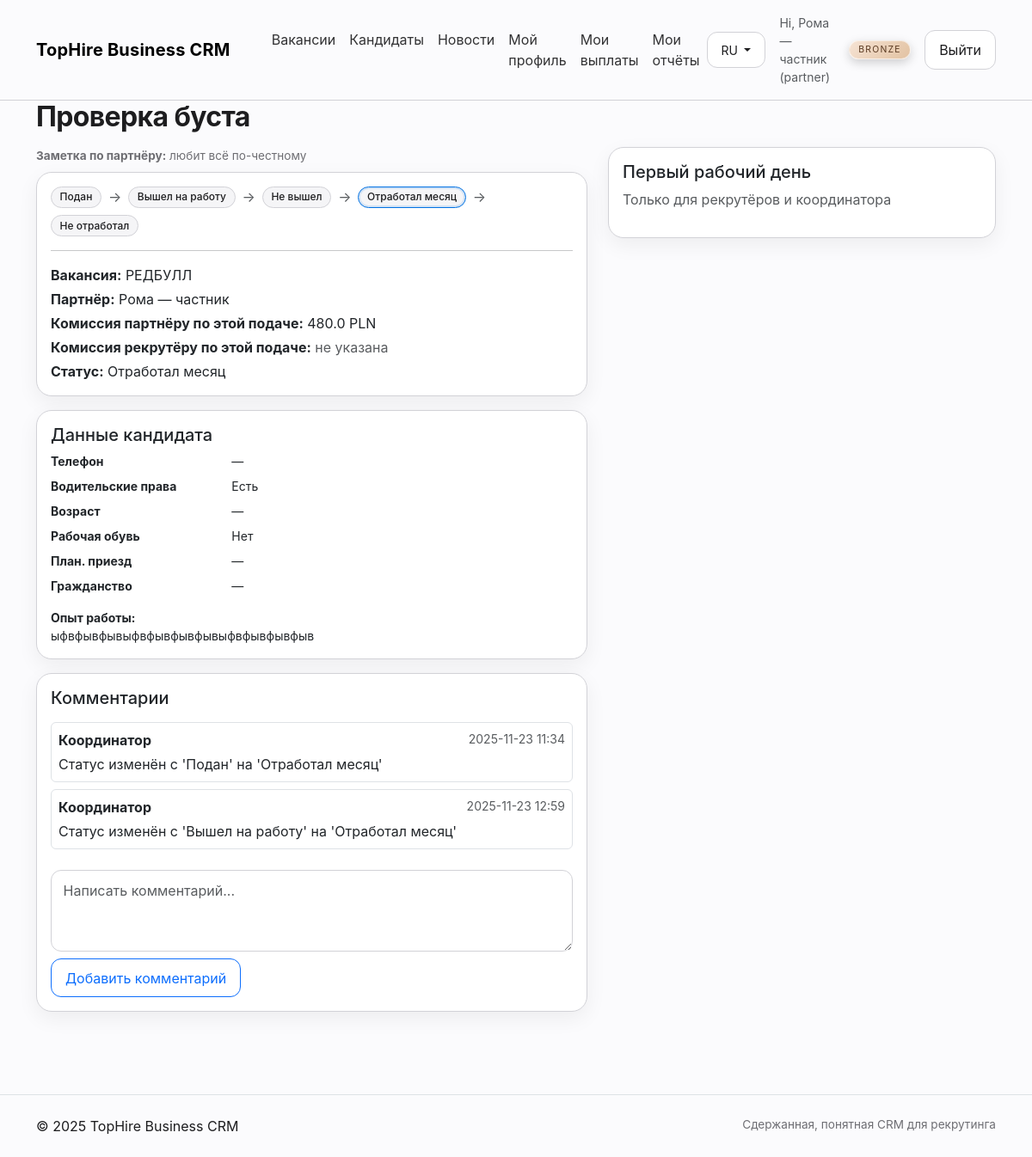
Screenshot of /candidates/2 (signed in) with the database file from the repository.
### models.py (models this page shows, shortened)
class Base(DeclarativeBase):
    pass

class User(Base):
    __tablename__ = "users"
    id: Mapped[int] = mapped_column(primary_key=True)
    name: Mapped[str] = mapped_column(String(180))
    email: Mapped[str] = mapped_column(String(255), unique=True, index=True)
    password_hash: Mapped[str] = mapped_column(String(255))
    role: Mapped[str] = mapped_column(String(32))  # coordinator|recruiter|partner
    is_active: Mapped[bool] = mapped_column(Boolean, default=True)
    note: Mapped[str] = mapped_column(Text, default="")
    is_blocked: Mapped[bool] = mapped_column(Boolean, default=False)
    bank_account: Mapped[str] = mapped_column(String(255), default="")
    bank_name: Mapped[str] = mapped_column(String(255), default="")
    company_name: Mapped[str] = mapped_column(String(255), default="")
    tax_id: Mapped[str] = mapped_column(String(100), default="")
    address: Mapped[str] = mapped_column(Text, default="")
    payout_note: Mapped[str] = mapped_column(Text, default="")
    created_at: Mapped[datetime] = mapped_column(DateTime, default=datetime.utcnow)

class Candidate(Base):
    __tablename__ = "candidates"
    id: Mapped[int] = mapped_column(primary_key=True)
    job_id: Mapped[int] = mapped_column(ForeignKey("jobs.id"))
    submitter_id: Mapped[int] = mapped_column(ForeignKey("users.id"))
    full_name: Mapped[str] = mapped_column(String(200))
    phone: Mapped[str] = mapped_column(String(100), default="")
    email: Mapped[str] = mapped_column(String(200), default="")
    cv_url: Mapped[str] = mapped_column(String(400), default="")
    notes: Mapped[str] = mapped_column(Text, default="")
    status: Mapped[str] = mapped_column(String(32), default="Подан")
    partner_fee_offer: Mapped[float] = mapped_column(Float, default=0.0)
    recruiter_fee_offer: Mapped[float] = mapped_column(Float, default=0.0)
    created_at: Mapped[datetime] = mapped_column(DateTime, default=datetime.utcnow)

class Job(Base):
    __tablename__ = "jobs"
    id: Mapped[int] = mapped_column(primary_key=True)
    title: Mapped[str] = mapped_column(String(200))
    location: Mapped[str] = mapped_column(String(200), default="")
    description: Mapped[str] = mapped_column(Text, default="")
    short_description: Mapped[str] = mapped_column(String(255), default="")
    status: Mapped[str] = mapped_column(String(32), default="active")
    priority: Mapped[str] = mapped_column(String(32), default="normal")  # urgent|normal|low
    gender_preference: Mapped[str] = mapped_column(String(32), default="")  # m/f/any, хранится как текст
    age_to: Mapped[int] = mapped_column(Integer, default=0)  # 0 = без ограничения
    partner_fee_amount: Mapped[float] = mapped_column(Float, default=0.0)
    recruiter_fee_amount: Mapped[float] = mapped_column(Float, default=0.0)
    promo_multiplier: Mapped[float] = mapped_column(Float, default=1.0)
    promo_label: Mapped[str] = mapped_column(String(255), default="")
    created_at: Mapped[datetime] = mapped_column(DateTime, default=datetime.utcnow)

class CandidateProfile(Base):
    __tablename__ = "candidate_profiles"
    id: Mapped[int] = mapped_column(primary_key=True)
    candidate_id: Mapped[int] = mapped_column(ForeignKey("candidates.id"), unique=True)
    has_driver_license: Mapped[bool] = mapped_column(Boolean, default=False)
    work_experience: Mapped[str] = mapped_column(Text, default="")
    age: Mapped[int] = mapped_column(nullable=True)
    has_work_shoes: Mapped[bool] = mapped_column(Boolean, default=False)
    planned_arrival: Mapped[datetime] = mapped_column(DateTime, nullable=True)
    citizenship: Mapped[str] = mapped_column(String(200), default="")

class CandidateComment(Base):
    __tablename__ = "candidate_comments"
    id: Mapped[int] = mapped_column(primary_key=True)
    candidate_id: Mapped[int] = mapped_column(ForeignKey("candidates.id"))
    author_id: Mapped[int] = mapped_column(ForeignKey("users.id"))
    text: Mapped[str] = mapped_column(Text)
    created_at: Mapped[datetime] = mapped_column(DateTime, default=datetime.utcnow)

### app.py (the view)
@app.route("/candidates/<int:cand_id>")
@login_required
def candidate_view(cand_id):
    c = (db.session.query(Candidate,
        case((Job.status=="active", Job.title), else_=None).label("job_title"),
        Job.partner_fee_amount.label("partner_fee_amount"),
        Job.recruiter_fee_amount.label("recruiter_fee_amount"),
        User.name.label("partner_name"),
        User.note.label("partner_note"),
        User.is_blocked.label("partner_blocked"))
        .join(Job, Candidate.job_id==Job.id)
        .join(User, User.id==Candidate.submitter_id)
        .filter(Candidate.id==cand_id)
        .first())
    if not c: abort(404)
    p = db.session.query(Placement).filter(Placement.candidate_id==cand_id).first()
    profile = db.session.query(CandidateProfile).filter(CandidateProfile.candidate_id==cand_id).first()
    cand_docs = (db.session.query(CandidateDoc)
        .filter(CandidateDoc.candidate_id==cand_id)
        .order_by(CandidateDoc.uploaded_at.desc())
        .all())
    comments = (db.session.query(CandidateComment, User.name.label("author_name"))
        .join(User, User.id==CandidateComment.author_id)
        .filter(CandidateComment.candidate_id==cand_id)
        .order_by(CandidateComment.created_at.asc())
        .all())
    if g.user:
        seen = db.session.query(CandidateCommentSeen).filter_by(candidate_id=cand_id, user_id=g.user.id).first()
        now = datetime.utcnow()
        if not seen:
            seen = CandidateCommentSeen(candidate_id=cand_id, user_id=g.user.id, last_seen_at=now)
            db.session.add(seen)
        else:
            seen.last_seen_at = now
        db.session.commit()
    return render_template("candidate_view.html", cand=c, placement=p, pipeline=PIPELINE, comments=comments, profile=profile, cand_docs=cand_docs)

### templates/candidate_view.html (shortened to what this page needs)
{% extends "layout.html" %}
{% block content %}
<h2 class="hero-title mb-3">{{ cand.Candidate.full_name }}</h2>
<div class="row gy-3">
  <div class="col-lg-7">
    {% if cand.partner_note %}
    <p class="small-note mb-2"><strong>Заметка по партнёру:</strong> {{ cand.partner_note }}</p>
    {% endif %}
    <div class="card p-3">
      <div class="d-flex flex-wrap gap-2">
        {% for st in pipeline %}
          <span class="badge badge-step {% if cand.Candidate.status==st %}step-active{% endif %}">{{ st }}</span>
          {% if not loop.last %}<span class="text-muted">→</span>{% endif %}
        {% endfor %}
      </div>
      <hr>
      <p class="mb-1"><strong>Вакансия:</strong>
        {% if cand.job_title %}
          {{ cand.job_title }}
        {% else %}
          <span class="text-muted">Не выбрана</span>
        {% endif %}
      </p>
      <p class="mb-1"><strong>Партнёр:</strong> {{ cand.partner_name }}</p>
      <p class="mb-1"><strong>Комиссия партнёру по этой подаче:</strong>
        {% if cand.Candidate.partner_fee_offer %}
          {{ cand.Candidate.partner_fee_offer }} PLN
        {% elif cand.partner_fee_amount %}
          {{ cand.partner_fee_amount }} PLN
        {% else %}
          <span class="text-muted">не указана</span>
        {% endif %}
      </p>
      <p class="mb-1"><strong>Комиссия рекрутёру по этой подаче:</strong>
        {% if cand.Candidate.recruiter_fee_offer %}
          {{ cand.Candidate.recruiter_fee_offer }} PLN
        {% elif cand.recruiter_fee_amount %}
          {{ cand.recruiter_fee_amount }} PLN
        {% else %}
          <span class="text-muted">не указана</span>
        {% endif %}
      </p>
      <p class="mb-0"><strong>Статус:</strong> {{ cand.Candidate.status }}</p>
    </div>
    <div class="card p-3 mt-3">
      <h5 class="mb-2">Данные кандидата</h5>
      <dl class="row mb-0 small">
        <dt class="col-sm-4">Телефон</dt><dd class="col-sm-8">{{ cand.Candidate.phone or '—' }}</dd>
        <dt class="col-sm-4">Водительские права</dt><dd class="col-sm-8">{% if profile %}{% if profile.has_driver_license %}Есть{% else %}Нет{% endif %}{% else %}—{% endif %}</dd>
        <dt class="col-sm-4">Возраст</dt><dd class="col-sm-8">{% if profile and profile.age %}{{ profile.age }}{% else %}—{% endif %}</dd>
        <dt class="col-sm-4">Рабочая обувь</dt><dd class="col-sm-8">{% if profile %}{% if profile.has_work_shoes %}Есть{% else %}Нет{% endif %}{% else %}—{% endif %}</dd>
        <dt class="col-sm-4">План. приезд</dt><dd class="col-sm-8">{% if profile and profile.planned_arrival %}{{ profile.planned_arrival.date() }}{% else %}—{% endif %}</dd>
        <dt class="col-sm-4">Гражданство</dt><dd class="col-sm-8">{% if profile and profile.citizenship %}{{ profile.citizenship }}{% else %}—{% endif %}</dd>
      </dl>
      <div class="mt-2 small">
        <strong>Опыт работы:</strong><br>
        {% if profile and profile.work_experience %}
          {{ profile.work_experience | replace('\n','<br>') | safe }}
        {% else %}
          <span class="text-muted">Не указан.</span>
        {% endif %}
      </div>
    </div>
    <div class="card p-3 mt-3">
      <h5 class="mb-3">Комментарии</h5>
      {% if comments %}
        <div class="mb-3">
          {% for cm, author_name in comments %}
            <div class="border rounded p-2 mb-2">
              <div class="d-flex justify-content-between">
                <strong>{{ author_name }}</strong>
                <span class="text-muted small">{{ cm.created_at.strftime('%Y-%m-%d %H:%M') }}</span>
              </div>
              <div class="mt-1">{{ cm.text }}</div>
            </div>
          {% endfor %}
        </div>
      {% else %}
        <p class="text-muted">Пока нет комментариев.</p>
      {% endif %}
      <form method="post" action="{{ url_for('candidate_comment_add', cand_id=cand.Candidate.id) }}">
        <div class="mb-2">
          <textarea class="form-control" name="text" rows="3" placeholder="Написать комментарий..." required></textarea>
        </div>
        <button class="btn btn-outline-primary">Добавить комментарий</button>
      </form>
    </div>
  </div>
  <div class="col-lg-5">
    <div class="card p-3">
      <h5>Первый рабочий день</h5>
      {% if g.user.role in ['recruiter','coordinator'] %}
      <form method="post" action="{{ url_for('candidate_start', cand_id=cand.Candidate.id) }}">
        <div class="mb-3"><label class="form-label">Дата начала</label><input type="date" name="start_date" class="form-control" required></div>
        <div class="mb-3"><label class="form-label">Комиссия партнёру (PLN)</label>
          <input type="number" step="0.01" name="partner_commission" class="form-control" value="{{ placement.partner_commission if placement else (cand.Candidate.partner_fee_offer or cand.partner_fee_amount) }}">
        </div>
        <div class="mb-3"><label class="form-label">Комиссия рекрутёру (PLN)</label>
          <input type="number" step="0.01" name="recruiter_commission" class="form-control" value="{{ placement.recruiter_commission if placement else (cand.Candidate.recruiter_fee_offer or cand.recruiter_fee_amount) }}">
        </div>
        <button class="btn btn-success">Подтвердить</button>
      </form>
      {% else %}
        <p class="text-muted">Только для рекрутёров и координатора</p>
      {% endif %}
    </div>
  </div>
</div>
{% endblock %}

### templates/layout.html (shortened to what this page needs)
<!doctype html>
<html lang="{{ current_lang or 'ru' }}">
<head>
  <link href="https://cdn.jsdelivr.net/npm/bootstrap@5.3.3/dist/css/bootstrap.min.css" rel="stylesheet">
  <link href="{{ url_for('static', filename='css/tophire.css') }}" rel="stylesheet">
</head>
<body>
<nav class="navbar navbar-expand-lg py-3">
  <div class="container">
    <a class="navbar-brand brand" href="{{ url_for('index') }}">{{ BRAND }}</a>
    {% if g.user %}
    <div class="collapse navbar-collapse" id="nav">
      <ul class="navbar-nav ms-4 me-auto">
        <li class="nav-item"><a class="nav-link" href="{{ url_for('jobs') }}">{{ "Вакансії" if current_lang=="uk" else "Вакансии" }}</a></li>
        <li class="nav-item"><a class="nav-link" href="{{ url_for('candidates') }}">{{ "Кандидати" if current_lang=="uk" else "Кандидаты" }}</a></li>
        <li class="nav-item">
          <a class="nav-link" href="{{ url_for('news_list') }}">
            {{ "Новини" if current_lang=="uk" else "Новости" }}
          </a>
        </li>
        {% if g.user.role == 'partner' %}
          <li class="nav-item"><a class="nav-link" href="{{ url_for('partner_profile') }}">{{ "Мій профіль" if current_lang=="uk" else "Мой профиль" }}</a></li>
          <li class="nav-item"><a class="nav-link" href="{{ url_for('partner_earnings') }}">{{ "Мої виплати" if current_lang=="uk" else "Мои выплаты" }}</a></li>
          <li class="nav-item"><a class="nav-link" href="{{ url_for('partner_reports') }}">{{ "Мої звіти" if current_lang=="uk" else "Мои отчёты" }}</a></li>
        {% endif %}
      </ul>
      <div class="d-flex align-items-center gap-3">
        <div class="dropdown">
          <button class="btn btn-sm btn-outline-secondary dropdown-toggle" type="button" data-bs-toggle="dropdown">
            {{ "UA" if current_lang=="uk" else "RU" }}
          </button>
        </div>
        <span class="text-muted small d-inline-flex align-items-center gap-2">
          <span>{{ "Привіт" if current_lang=="uk" else "Hi" }}, {{ g.user.name }} ({{ g.user.role }})</span>
          {% if g.user.role == 'partner' %}
            {% set tiers = ['Bronze','Silver','Gold','Platinum','Diamond'] %}
            {% set tier = g.user.note if g.user.note in tiers else 'Bronze' %}
            <span class="tier-badge tier-badge-nav tier-{{ tier|lower }}">{{ tier }}</span>
          {% endif %}
        </span>
        <a class="btn btn-outline-secondary" href="{{ url_for('logout') }}">{{ "Вийти" if current_lang=="uk" else "Выйти" }}</a>
      </div>
    </div>
    {% endif %}
  </div>
</nav>
<main class="container pb-5">
  {% block content %}{% endblock %}
</main>
<footer class="py-4 mt-5 border-top">
  <div class="container d-flex justify-content-between">
    <span>© {{ 2025 }} {{ BRAND }}</span>
    <span class="small-note">{{ "Стримана, зрозуміла CRM для рекрутингу" if current_lang=="uk" else "Сдержанная, понятная CRM для рекрутинга" }}</span>
  </div>
</footer>
</body></html>

### rows the page displays
User: user.name "Рома — частник", user.role "partner", partner_note "любит всё по-честному", partner_name "Рома — частник"
User: note "BRONZE"
Candidate: Candidate.full_name "Проверка буста", Candidate.partner_fee_offer "480.0", Candidate.status "Отработал месяц", Candidate "—"
Job: job_title "РЕДБУЛЛ"
CandidateProfile: work_experience "ыфвфывфывыфвфывфывфывыфвфывфывфыв"
CandidateComment: name "Координатор", created_at "2025-11-23 11:34", text "Статус изменён с 'Подан' на 'Отработал месяц'"
CandidateComment: name "Координатор", created_at "2025-11-23 12:59", text "Статус изменён с 'Вышел на работу' на 'Отработал месяц'"

### other values shown
{{ BRAND }} "TopHire Business CRM"
{{ "Вакансії" if current_lang=="uk" else "Вакансии" }} "Вакансии"
{{ "Кандидати" if current_lang=="uk" else "Кандидаты" }} "Кандидаты"
{{ "Новини" if current_lang=="uk" else "Новости" }} "Новости"
{{ "Мій профіль" if current_lang=="uk" else "Мой профиль" }} "Мой профиль"
{{ "Мої виплати" if current_lang=="uk" else "Мои выплаты" }} "Мои выплаты"
{{ "Мої звіти" if current_lang=="uk" else "Мои отчёты" }} "Мои отчёты"
{{ "UA" if current_lang=="uk" else "RU" }} "RU"
{{ "Привіт" if current_lang=="uk" else "Hi" }} "Hi"
{{ "Вийти" if current_lang=="uk" else "Выйти" }} "Выйти"
{{ st }} "Подан" "Вышел на работу" "Не вышел" "Отработал месяц" "Не отработал"
{{ 2025 }} "2025"
